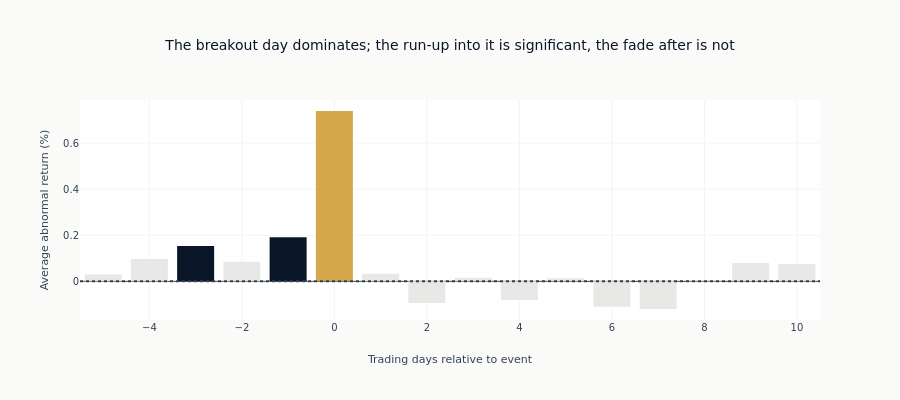

The code cell stored with this chart in its notebook:
### Markdown cell above
### Daily abnormal returns

Decomposing the CAAR into its per-day contributions shows *where* the abnormal
return is earned. Bars significant at the 5% level (|t| > 1.96) are drawn in the
primary color; insignificant days are muted; the event day is highlighted.

The event day carries by far the largest single contribution (AAR +0.74%, t = 8.8),
and every day after it is indistinguishable from zero. The days *before* it are not:
day -3 (t = 2.0) and day -1 (t = 3.1) are both significant, and the CAAR has already
reached +0.56% by day -1, 43% of its day-0 level. Read that run-up as mechanical
rather than as a finding: an event here is a new 20-day closing high, so a symbol
cannot enter the sample without having risen over the preceding days. Section 7
returns to this - when you select events by a price condition, part of the pre-event
CAAR is the condition, not the signal.

### Code cell
if len(result["daily_aar"]) > 0:
    daily_aar = result["daily_aar"]

    days = daily_aar["day"].to_list()
    aar_pct = (daily_aar["aar"] * 100).to_list()
    t_stats = daily_aar["t_stat"].to_list()

    # Color by significance; highlight the event day
    bar_colors = [
        COLORS["amber"] if d == 0 else (COLORS["blue"] if abs(t) > 1.96 else COLORS["silver_muted"])
        for d, t in zip(days, t_stats, strict=True)
    ]

    fig = go.Figure()
    fig.add_trace(go.Bar(x=days, y=aar_pct, marker_color=bar_colors, name="AAR"))
    fig.add_hline(y=0, line_dash="dot", line_color=COLORS["neutral"])
    # No event-day vline here: the amber bar already marks day 0, and the line only shows
    # as stray dashes above and below the bar that occludes it.

    fig.update_layout(
        title="The breakout day dominates; the run-up into it is significant, the fade after is not",
        xaxis_title="Trading days relative to event",
        yaxis_title="Average abnormal return (%)",
        height=400,
    )

    fig.show()

### Figure 1 — Plotly figure (JSON) as saved in the notebook; plotly's stock layout.template omitted (floating-point values rounded to 4 significant figures)
{"data": [{"marker": {"color": ["#e8e8e6", "#e8e8e6", "#0a1628", "#e8e8e6", "#0a1628", "#D4A84B", "#e8e8e6", "#e8e8e6", "#e8e8e6", "#e8e8e6", "#e8e8e6", "#e8e8e6", "#e8e8e6", "#e8e8e6", "#e8e8e6", "#e8e8e6"]}, "name": "AAR", "type": "bar", "x": [-5, -4, -3, -2, -1, 0, 1, 2, 3, 4, 5, 6, 7, 8, 9, 10], "y": [0.02956, 0.09737, 0.153, 0.08486, 0.1909, 0.739, 0.03327, -0.09424, 0.01519, -0.08032, 0.01309, -0.1096, -0.1198, 0.001151, 0.08012, 0.07543]}], "layout": {"height": 400, "shapes": [{"line": {"color": "#334155", "dash": "dot"}, "type": "line", "x0": 0, "x1": 1, "xref": "x domain", "y0": 0, "y1": 0, "yref": "y"}], "title": {"text": "The breakout day dominates; the run-up into it is significant, the fade after is not"}, "xaxis": {"title": {"text": "Trading days relative to event"}}, "yaxis": {"title": {"text": "Average abnormal return (%)"}}}}
